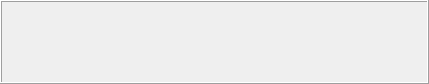
<?xml version="1.0" encoding="UTF-8"?>
<ui version="4.0">
 <class>OracleWriterPanelGUI</class>
 <widget class="QFrame" name="OracleWriterPanelGUI">
  <property name="geometry">
   <rect>
    <x>0</x>
    <y>0</y>
    <width>429</width>
    <height>84</height>
   </rect>
  </property>
  <property name="windowTitle">
   <string/>
  </property>
  <property name="frameShape">
   <enum>QFrame::Box</enum>
  </property>
  <property name="frameShadow">
   <enum>QFrame::Raised</enum>
  </property>
  <layout class="QVBoxLayout" name="mFrameLayout">
   <property name="spacing">
    <number>2</number>
   </property>
   <property name="leftMargin">
    <number>0</number>
   </property>
   <property name="topMargin">
    <number>0</number>
   </property>
   <property name="rightMargin">
    <number>0</number>
   </property>
   <property name="bottomMargin">
    <number>0</number>
   </property>
   <item>
    <layout class="QGridLayout" name="mConfigLayout">
     <property name="spacing">
      <number>3</number>
     </property>
    </layout>
   </item>
  </layout>
 </widget>
 <resources/>
 <connections/>
</ui>
